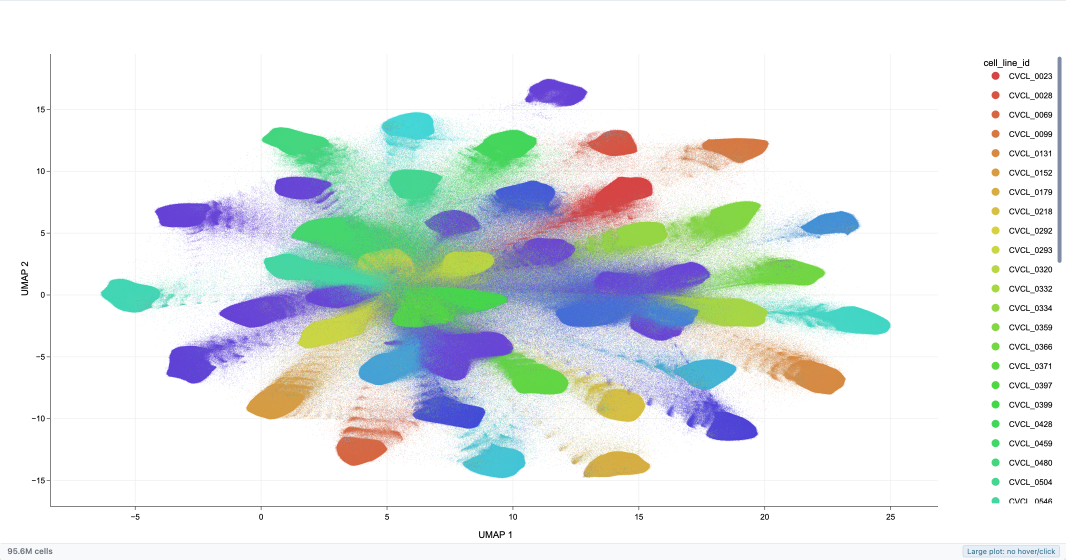
#> input picture figures/scale/tahoe95M_umap_all_cat_panel.png, 3196 x 1678 px (shown at 1/3 size); its folder holds only this picture in this run
$ python fig_scale.py
#> lines starting #> are read from the running program, lines starting #| are printed output that depends on the picture
### figures/style.py
"""Shared figure style for the AnnZarro manuscript.

Every figure script imports this module so the paper reads as one system:

    from figures.style import apply, CAT, SEQ, DIV, NEUTRAL, INK, MUTED, save, panel_label
    apply()

Rules (from the dataviz method used for this paper):
- Colour comes last and by job: categorical = identity (fixed order, never
  cycled, at most three hues in a scatter), sequential = magnitude (one hue,
  light to dark), diverging = sign (blue <-> red, grey midpoint).
- Never a rainbow or viridis-style multi-hue map; never two y-axes.
- Thin marks, recessive grid and spines, text in ink colours, never in series
  colours. A legend whenever there are two or more series.
- Sizes are final print sizes: figures are drawn at the text width (164 mm, 464.9 pt), the
  width main.tex prints them at; lettering at least 7 pt, lines at least 0.5 pt, panel
  letters 9 pt bold lowercase (manuscript/tools/check_figures.py checks the PDFs).
"""

from pathlib import Path

import matplotlib as mpl
import matplotlib.pyplot as plt
from matplotlib.colors import LinearSegmentedColormap

MM = 1 / 25.4
ONE_COL = 89 * MM
TWO_COL = 163 * MM      # just inside the text width (A4, 2.3 cm margins: 464.9 pt), so figures print at scale >= 1

# Categorical slots, fixed order (validated: first three are CVD-safe all-pairs).
CAT = ["#2a78d6", "#eb6834", "#1baf7a", "#eda100", "#e87ba4", "#008300", "#4a3aa7", "#e34948"]

INK = "#0b0b0b"
SECONDARY = "#52514e"
MUTED = "#8a8984"
GRID = "#e6e5e0"
NEUTRAL = "#d9d8d3"       # background points (cells outside a mask, NaN)
SURFACE = "#ffffff"

_SEQ_STEPS = ["#cde2fb", "#9ec5f4", "#6da7ec", "#3987e5", "#256abf", "#184f95", "#0d366b"]
_SEQ2_STEPS = ["#fde1d3", "#f8b89b", "#f19066", "#eb6834", "#c4521f", "#9a3d12", "#6f2a08"]
_DIV_STEPS = ["#0d366b", "#256abf", "#6da7ec", "#f0efec", "#f19a95", "#e34948", "#9e1f22"]

SEQ = LinearSegmentedColormap.from_list("annz_seq", _SEQ_STEPS)
SEQ2 = LinearSegmentedColormap.from_list("annz_seq2", _SEQ2_STEPS)
DIV = LinearSegmentedColormap.from_list("annz_div", _DIV_STEPS)
for cmap in (SEQ, SEQ2, DIV):
    cmap.set_bad(NEUTRAL)


def apply():
    """Set matplotlib defaults for print figures."""
    mpl.rcParams.update({
        "font.family": "sans-serif",
        "font.sans-serif": ["Helvetica", "Arial", "DejaVu Sans"],
        "font.size": 7,
        "axes.titlesize": 7,
        "axes.titleweight": "bold",
        "axes.labelsize": 7,
        "axes.labelcolor": SECONDARY,
        "axes.edgecolor": MUTED,
        "axes.linewidth": 0.5,
        "axes.spines.top": False,
        "axes.spines.right": False,
        "axes.grid": False,
        "grid.color": GRID,
        "grid.linewidth": 0.5,
        "xtick.color": SECONDARY,
        "ytick.color": SECONDARY,
        "xtick.labelsize": 7,
        "ytick.labelsize": 7,
        "xtick.major.width": 0.5,
        "ytick.major.width": 0.5,
        "xtick.major.size": 2.5,
        "ytick.major.size": 2.5,
        "legend.fontsize": 7,
        "legend.frameon": False,
        "lines.linewidth": 1.2,
        "lines.markersize": 3,
        "text.color": INK,
        "figure.facecolor": SURFACE,
        "axes.facecolor": SURFACE,
        "savefig.facecolor": SURFACE,
        "savefig.dpi": 600,
        "pdf.fonttype": 42,
        "ps.fonttype": 42,
        "axes.prop_cycle": mpl.cycler(color=CAT),
    })


# [20 lines left out: functions panel_label, embedding_axes, save, not called in this run]

### figures/fig_scale.py
"""Scale: every cell of Tahoe-100M in one plot, and the subset path that keeps it interactive.

Usage:
    python figures/fig_scale.py            # needs scale-benchmarker's results; fails if any is missing
    python figures/fig_scale.py --draft    # draws missing panels as "awaiting data" (layout only)

Inputs
  figures/scale/tahoe95M_umap_*_panel.png      screenshots (figures/scale/README.md)
  benchmark/scale/results/browser_v041_events.csv  browser series on v0.4.1 (summarize_rerun.py)

Writes manuscript/figures/fig_scale.{pdf,png}.

Panels
  a  every cell (95,624,334) by cell line, large-plot mode, size 1, opacity 0.2
  b  every cell by MALAT1, colour scale 0 to 400 counts; the box marks c
  c  the operator's zoom (CVCL_0320's island edge) by MALAT1, every cell at the app's automatic
     size and opacity, opened zoomed from the view link
  d  part 1 of 957 (the default 100,000-cell subset), regular plot, app default size and opacity
  e  browser time per action on the default subset against dataset size (cold)
  f  time to first plot with every cell: regular plot until it fails, large-plot mode beyond
  g  browser tab memory (renderer RSS) and peak JS heap (maxima over runs), subset and every cell
"""

import argparse
import json
import re
import sys
from pathlib import Path

sys.path.insert(0, str(Path(__file__).resolve().parents[1]))

import matplotlib.pyplot as plt  # noqa: E402
import numpy as np  # noqa: E402
import pandas as pd  # noqa: E402
from matplotlib.lines import Line2D  # noqa: E402
from matplotlib.ticker import FuncFormatter, LogLocator, NullFormatter  # noqa: E402
from PIL import Image  # noqa: E402

from figures.style import CAT, GRID, MUTED, SECONDARY, TWO_COL, apply, panel_label, save  # noqa: E402

REPO = Path(__file__).resolve().parents[1]
SHOTS = REPO / "figures" / "scale"
RES = REPO / "benchmark" / "scale" / "results"
BROWSER = RES / "browser_v041_events.csv"     # every cell and the default subset (all, ceil, sub _v041), tag v0.4.1 = 78c9da6
# What the memory guard allows at default settings (ceiling-benchmarker, AnnZarro v0.3.0 preview 120f322):
# every cell drawn up to max_n_16gb; the guard declines the first plot at first_fail_n.
GUARD = REPO / "benchmark" / "tool_ceiling" / "ceilings.csv"
GUARD_KEY = ("annzarro", "v041")
HEAPCAP = RES / "heapcap_v041.jsonl"          # the tab's V8 heap limit, default flags (Chromium 153; with the v0.4.1 series)
CLEAN_BEFORE = pd.Timestamp("2026-10-03 17:57", tz="UTC").timestamp()
N_TAHOE = 95_624_334
LARGE_PLOT_POINTS = 1_000_000      # v0.4.1 (DEFAULT_LARGE_PLOT_POINTS): plots of more than 1M points switch to large-plot mode

# Plot areas in the 3196-px-wide panel screenshots (x0, y0, x1, y1), found from the axis lines.
# The app's notice, tick labels and legend are 12 CSS px, unreadable at print size, so the panels
# keep only the plot area (and b its colour bar); the status bar below is restated in the caption.
PLOT_BOX = (152, 162, 2813, 1517)            # 1678-px-high every-cell shots (status bar below)
SUB_BOX = (152, 162, 2813, 1473)             # 1634-px-high subset shot
# b and c (MALAT1 shots with a colour bar): the plot area runs between the axis lines,
# x 151-2931 and y 162-1518 px; each shot's view.json records the axis ranges drawn there.
GENE_BOX, CBAR_BOX = (152, 162, 2935, 1517), (3009, 183, 3067, 1489)
AXES_PX = (151, 2931, 162, 1518)
B_SHOT, C_SHOT = "tahoe95M_malat1_all_gene", "tahoe95M_malat1_zoom_all_gene"
SHOT_PANELS = [
    ("a", "tahoe95M_umap_all_cat_panel.png", [PLOT_BOX], "Every cell (95.6M) by cell line"),
    ("b", f"{B_SHOT}_panel.png", [GENE_BOX, CBAR_BOX], "Every cell by MALAT1"),
    ("c", f"{C_SHOT}_panel.png", [GENE_BOX], "Zoom into the box in b"),
    ("d", "tahoe95M_umap_default_sub_cat_panel.png", [SUB_BOX], "Part 1 of 957: 100,000 cells"),
]
CBAR_TICKS = ("0", "400 counts")


def drawn_range(name):
    """Axis ranges (x0, x1, y0, y1) drawn in a shot, from its view.json."""
    return json.loads(need(SHOTS / f"{name}.view.json").read_text())["drawn"]["range_xy"]

PERF_TITLES = {"e": "Default subset (100,000 cells)", "f": "Every cell in one plot",
               "g": "V8 heap at the first plot"}


class Missing(Exception):
    pass


def need(path):
    if not path.exists():
        raise Missing(f"{path.relative_to(REPO)} is missing (waiting for scale-benchmarker)")
    return path


# ---------------------------------------------------------------- screenshots

def shot(name, boxes, gap=50):
    """Crop each box and set the crops side by side, top-aligned, on white."""
#> called with name = 'tahoe95M_umap_all_cat_panel.png', gap = 50
    im = Image.open(need(SHOTS / name)).convert("RGB")
#> im is the input picture: PIL image 3196x1678 RGB; mean R, G, B 225.7, 232.4, 231.4
    crops = [im.crop(b) for b in boxes]
#> crops = 1 item
    out = Image.new("RGB", (sum(c.width for c in crops) + gap * (len(crops) - 1),
                            max(c.height for c in crops)), "white")
#> out: PIL image 2661x1355 RGB; every value is 255
    x = 0
    for c, b in zip(crops, boxes):
        out.paste(c, (x, b[1] - boxes[0][1]))
        x += c.width + gap
#> this loop made 1 pass
#> (b, x) on pass 1: ((152, 162, 2813, 1517), 2711)
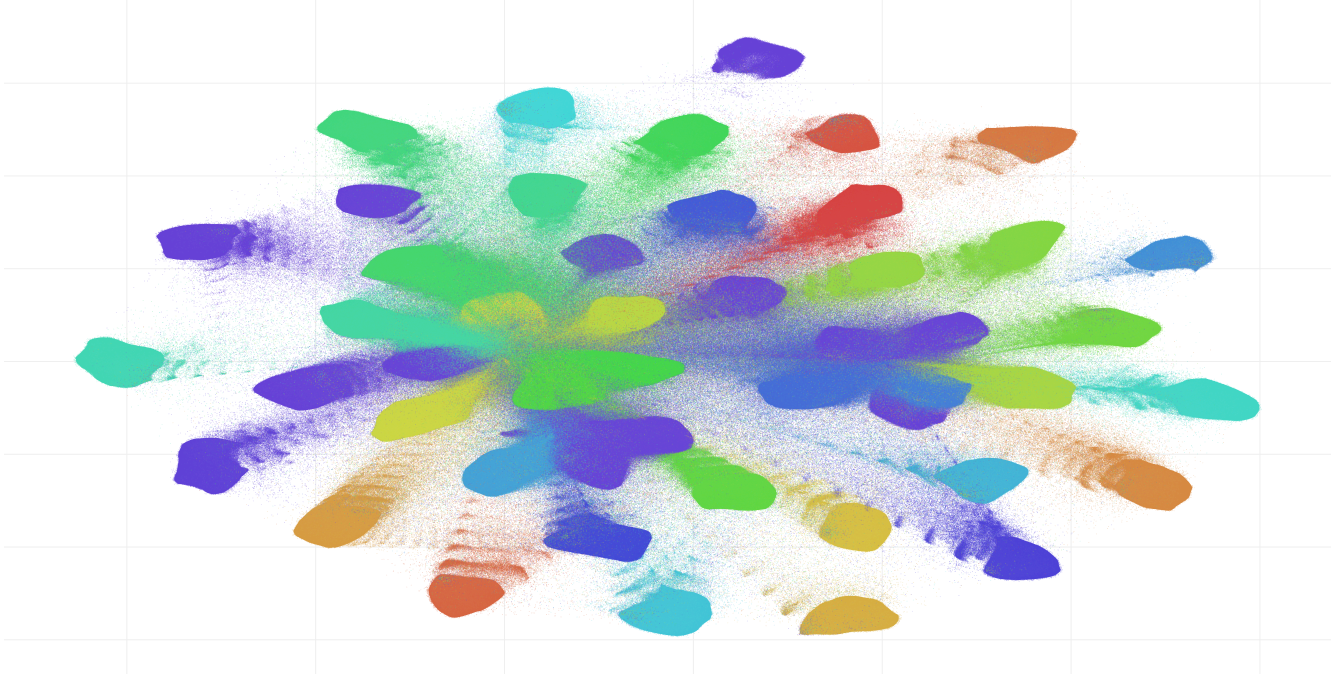
#> out: PIL image 2661x1355 RGB (shown at 1/2 size); mean R, G, B 214.4, 224.1, 222.9
#> after the loop, x = 2711
    return out


# ---------------------------------------------------------------- benchmark data
# The user live-tested on the 95.6M store from about 17:57Z on 2026-10-03, so a row after
# CLEAN_BEFORE (or a row without a time) is used only if scale-benchmarker marked it clean.
INCLUDE_UNCLEAN = False            # --include-unclean: layout previews only, never the manuscript


# [45 lines left out: functions clean_rows, load_browser, heap_limit, stats, not called in this run]


# ---------------------------------------------------------------- axes helpers

def fmt_count(v, _=None):
    return f"{v / 1e6:g}M" if v >= 1e6 else (f"{v / 1e3:g}k" if v >= 1e3 else f"{v:g}")


def fmt_s(v, _=None):
    return f"{v:g} s" if v >= 1 else f"{v * 1e3:g} ms"


# [57 lines left out: functions fmt_b, fmt_mem, logax_mem, logax, line, cells_axis and 1 more, not called in this run]


# ---------------------------------------------------------------- performance panels
# Keys sit in a legend row above each panel: direct labels collided at print size.

SUB_EVENTS = [("first_plot", "open, first plot", CAT[0]), ("balance", "balanced subset", CAT[3]),
              ("part_step", "next part", CAT[2]), ("recolour", "recolour by a gene", CAT[1])]


# [4 lines left out: function key, not called in this run]


def swatch(colour, label, mfc=None):
    return Line2D([], [], color=colour, marker="o", ms=2.5, mfc=mfc or colour, lw=1.1, label=label)


# [73 lines left out: functions mode_rule, guard_rule, panel_subset, panel_every_cell, panel_memory, not called in this run]


# ---------------------------------------------------------------- figure

def main():
    ap = argparse.ArgumentParser()
    ap.add_argument("--include-unclean", action="store_true",
                    help="layout preview with rows not marked clean; needs --out outside manuscript/")
    ap.add_argument("--out", type=Path, default=None, help="output directory (default manuscript/figures)")
    ap.add_argument("--draft", action="store_true",
                    help="draw panels whose data are missing as 'awaiting scale-benchmarker'")
    a = ap.parse_args()
    global INCLUDE_UNCLEAN
    INCLUDE_UNCLEAN = a.include_unclean
    if INCLUDE_UNCLEAN and (a.out is None or "manuscript" in str(a.out.resolve())):
        raise SystemExit("fig_scale: --include-unclean writes previews only; pass --out outside manuscript/")
    apply()

    shots = {k: (shot(f, boxes), t) for k, f, boxes, t in SHOT_PANELS}
    # The figure takes a whole page (caption on the next): a and b full width, c and d half.
    # The page fits the text block (465 x 711 pt) at scale 1, so a and b are drawn a little
    # narrower than the full width.
    W, gap, title_h, cbar_room, ab = TWO_COL, 0.2, 0.2, 0.62, 0.86
    half = (W - gap) / 2
    widths = {"a": (W - cbar_room) * ab, "b": (W - cbar_room) * ab, "c": half - 0.05, "d": half - 0.05}
    # d is cropped like a (same UMAP extent), so they read as the same space; c is a zoom.
    heights = {k: widths[k] * shots[k][0].height / shots[k][0].width for k in shots}
    widths["b"] *= heights["a"] / heights["b"]          # b at a's height: same scale for both
    heights["b"] = heights["a"]
    perf_h, perf_bottom = 1.55, 0.38
    rows = [("a",), ("b",), ("c", "d")]
    row_h = [max(heights[k] for k in r) for r in rows]
    H = sum(row_h) + title_h * len(rows) + 0.75 + perf_h + perf_bottom
    fig = plt.figure(figsize=(W, H))

    axes, top = {}, H
    for r, rh in zip(rows, row_h):
        top -= title_h
        for c, k in enumerate(r):
            im, t = shots[k]
            w, h = widths[k], heights[k]
            ax = fig.add_axes([c * (half + gap) / W, (top - h) / H, w / W, h / H])
            # 300 px per figure inch (about 330 dpi once the page scales the figure to the text
            # width) keeps the PDF small; coordinates stay in the full screenshot's pixels.
            small = im.resize((round(w * 300), round(h * 300)), Image.LANCZOS)
            ax.imshow(small, interpolation="none", extent=(0, im.width, im.height, 0))
            ax.set_axis_off()
            ax.text(0.03 if len(r) == 1 else 0.05, 1.01, t, transform=ax.transAxes, fontsize=7,
                    fontweight="bold", va="bottom")
            panel_label(ax, k, x=0.0, y=1.01)
            axes[k] = (ax, im)
        top -= rh

    # c: its extent, so the dots read as cells and not as noise
    ax, _ = axes["c"]
    zx0, zx1, zy0, zy1 = drawn_range(C_SHOT)
    ax.text(0.985, 0.03, f"{zx1 - zx0:.2f} × {zy1 - zy0:.2f} UMAP units; each dot is one cell",
            transform=ax.transAxes, fontsize=7, va="bottom", ha="right",
            bbox=dict(boxstyle="square,pad=0.25", fc="white", ec="none"))

    # b: where c looks, from b's drawn ranges (pixels relative to the crop's corner)
    ax, _ = axes["b"]
    bx0, bx1, by0, by1 = drawn_range(B_SHOT)
    px0, px1, py0, py1 = AXES_PX
    to_x = lambda v: px0 + (v - bx0) / (bx1 - bx0) * (px1 - px0) - GENE_BOX[0]   # noqa: E731
    to_y = lambda v: py1 - (v - by0) / (by1 - by0) * (py1 - py0) - GENE_BOX[1]   # noqa: E731
    ax.add_patch(plt.Rectangle((to_x(zx0), to_y(zy1)), to_x(zx1) - to_x(zx0), to_y(zy0) - to_y(zy1),
                               fill=False, ec="black", lw=0.8))
    ax.annotate("c", (to_x(zx1), to_y(zy1)), xytext=(2, 2), textcoords="offset points",
                fontsize=7, fontweight="bold")
    # b: colour bar ends
    ax, im = axes["b"]
    cb_x = im.width + 6
    ax.text(cb_x, CBAR_BOX[3] - PLOT_BOX[1], CBAR_TICKS[0], fontsize=7, va="bottom",
            color=SECONDARY, clip_on=False)
    ax.text(cb_x, CBAR_BOX[1] - PLOT_BOX[1], CBAR_TICKS[1], fontsize=7, va="top",
            color=SECONDARY, clip_on=False)

    try:
        b, err = load_browser(), None
    except Missing as e:
        b, err = None, e
    left, sep = 0.5, 1.0
    gw = (W - left - 2 * sep - 0.75) / 3
    for j, (k, fn) in enumerate((("e", panel_subset), ("f", panel_every_cell), ("g", panel_memory))):
        ax = fig.add_axes([(left + j * (gw + sep)) / W, perf_bottom / H, gw / W, perf_h / H])
        panel_label(ax, k, x=-0.3, y=1.205)
        ax.set_title(PERF_TITLES[k], loc="left", pad=30)
        try:
            if err:
                raise err
            fn(ax, b)
        except Missing as e:
            if not a.draft:
                raise SystemExit(f"fig_scale: {e}. Use --draft for a layout check.")
            awaiting(ax, e)
    save(fig, "fig_scale", **({"outdir": a.out} if a.out else {}))


if __name__ == "__main__":
#> (the run stopped early here; a loop or call above may not have finished)
